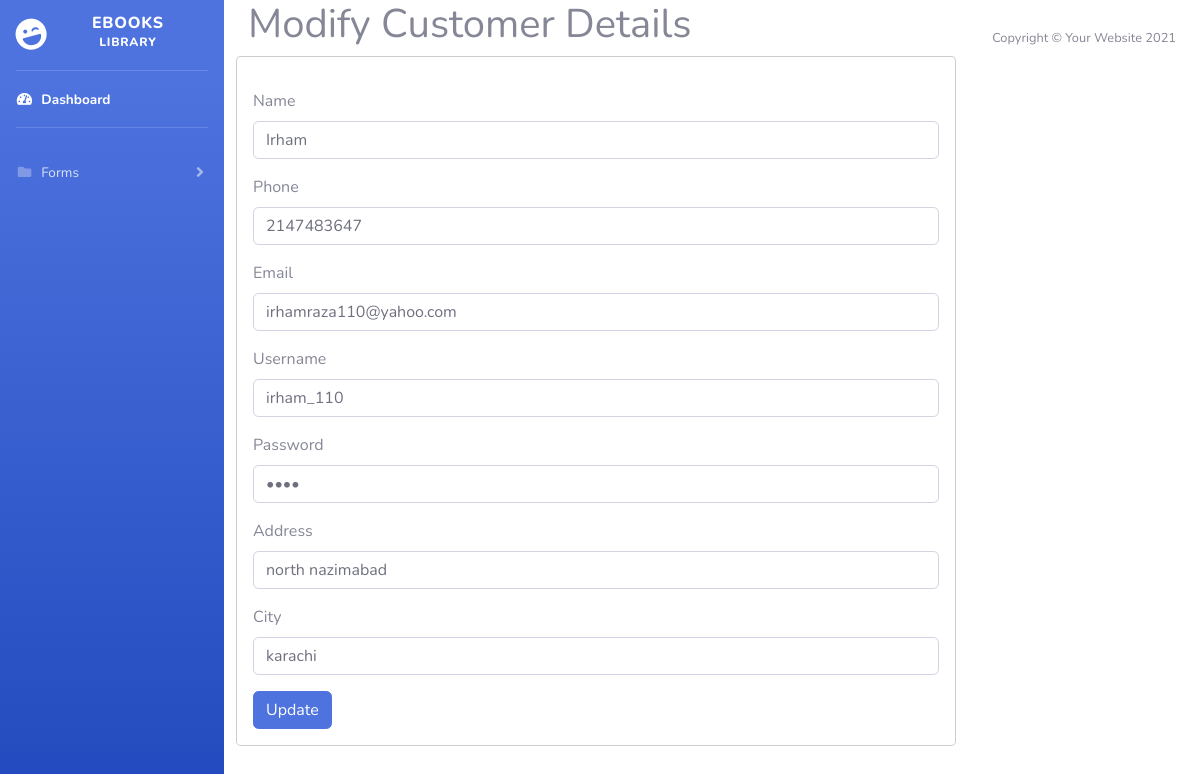
The app's page /edit.php?id=1 (signed in) with its own data.
### tables this page shows
CREATE TABLE `customer` (
  `C.Id` int(30) NOT NULL,
  `Name` varchar(200) NOT NULL,
  `Phone` int(11) NOT NULL,
  `Email` varchar(200) NOT NULL,
  `Username` varchar(100) NOT NULL,
  `Password` varchar(200) NOT NULL,
  `Address` varchar(200) NOT NULL,
  `City` varchar(100) NOT NULL
);

### edit.php (the view, shortened to what this page needs)
<?php
include "includes/header.php";
 include "includes/navbar.php";
?>
  <div id="admin-content">
      <div class="container">
          <div class="row">
              <div class="col-md-12">
                  <h1 class="admin-heading">Modify Customer Details</h1>
              </div>
              <?php
include ('includes/config.php');
$cust_id = $_GET["id"];
$query= "SELECT * FROM `customer` WHERE `C.Id`='{$cust_id}'";
$result = mysqli_query($conn,$query);
if(mysqli_num_rows($result)>0)
{
    $row = mysqli_fetch_assoc($result);
?>
    <div class="modal-content">
        <form action="modify.php" method="POST">
          <div class="modal-body">
          <div class="form-group">
              <label>Name</label>
              <input type="text" name="cname" class="form-control" placeholder="" value='<?php echo $row["Name"]; ?>'>
          </div>
          <div class="form-group">
              <label>Phone</label>
              <input type="text" name="phone" class="form-control" placeholder="" value='<?php echo $row["Phone"]; ?>'>
          </div>
          <div class="form-group">
              <label>Email</label>
              <input type="text" name="email" class="form-control" placeholder="" value='<?php echo $row["Email"]; ?>'>
          </div>
          <div class="form-group">
              <label>Username</label>
              <input type="text" name="cust" class="form-control" placeholder="" value='<?php echo $row["Username"]; ?>'>
          </div>
          <div class="form-group">
              <label>Password</label>
              <input type="password" name="password" class="form-control" value='<?php echo $row["Password"]; ?>'>
          </div>
          <div class="form-group">
              <label>Address</label>
              <input type="text" name="address" class="form-control" placeholder="" value='<?php echo $row["Address"]; ?>'>
          </div>
          <div class="form-group">
              <label>City</label>
              <input type="text" name="city" class="form-control" placeholder="" value='<?php echo $row["City"]; ?>'>
          </div>
          <input type="submit" name="submit" class="btn btn-primary" value="Update" required />
        </div>
    </form>
<?php } ?>
              </div>
          </div>
      </div>
  </div>
<?php include ('includes/footer.php'); ?>

### records on screen
customer: cname "Irham", phone "2147483647", email "irhamraza110@yahoo.com", cust "irham_110", address "north nazimabad", city "karachi"
